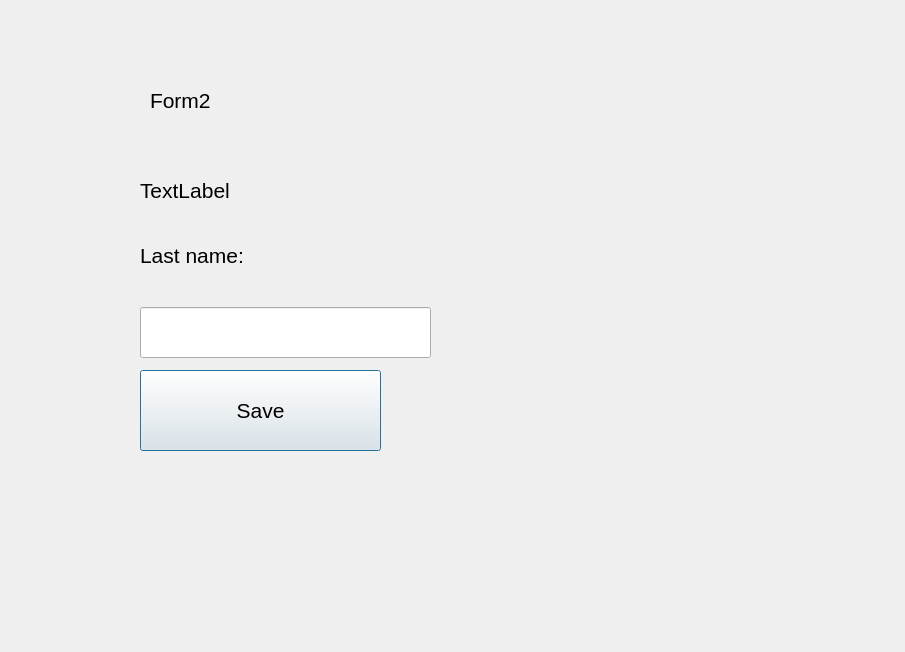
<?xml version="1.0" encoding="UTF-8"?>
<ui version="4.0">
 <class>Form2</class>
 <widget class="QDialog" name="Form2">
  <property name="geometry">
   <rect>
    <x>0</x>
    <y>0</y>
    <width>905</width>
    <height>652</height>
   </rect>
  </property>
  <property name="font">
   <font>
    <pointsize>16</pointsize>
   </font>
  </property>
  <property name="windowTitle">
   <string>Dialog</string>
  </property>
  <widget class="QLabel" name="label">
   <property name="geometry">
    <rect>
     <x>150</x>
     <y>70</y>
     <width>261</width>
     <height>61</height>
    </rect>
   </property>
   <property name="font">
    <font>
     <pointsize>16</pointsize>
    </font>
   </property>
   <property name="text">
    <string>Form2</string>
   </property>
  </widget>
  <widget class="QLabel" name="labelFname">
   <property name="geometry">
    <rect>
     <x>140</x>
     <y>160</y>
     <width>341</width>
     <height>61</height>
    </rect>
   </property>
   <property name="font">
    <font>
     <pointsize>16</pointsize>
    </font>
   </property>
   <property name="text">
    <string>TextLabel</string>
   </property>
  </widget>
  <widget class="QLabel" name="labelLname">
   <property name="geometry">
    <rect>
     <x>140</x>
     <y>210</y>
     <width>341</width>
     <height>91</height>
    </rect>
   </property>
   <property name="font">
    <font>
     <pointsize>16</pointsize>
    </font>
   </property>
   <property name="text">
    <string>Last name:</string>
   </property>
  </widget>
  <widget class="QPushButton" name="btnSave">
   <property name="geometry">
    <rect>
     <x>140</x>
     <y>370</y>
     <width>241</width>
     <height>81</height>
    </rect>
   </property>
   <property name="text">
    <string>Save</string>
   </property>
  </widget>
  <widget class="QLineEdit" name="textLname">
   <property name="geometry">
    <rect>
     <x>140</x>
     <y>307</y>
     <width>291</width>
     <height>51</height>
    </rect>
   </property>
  </widget>
 </widget>
 <resources/>
 <connections/>
</ui>
